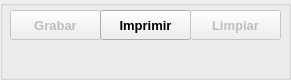
   <widget class="QGroupBox" name="groupgrabar">
    <property name="geometry">
     <rect>
      <x>10</x>
      <y>580</y>
      <width>291</width>
      <height>80</height>
     </rect>
    </property>
    <property name="title">
     <string/>
    </property>
    <widget class="QPushButton" name="btngrabar">
     <property name="enabled">
      <bool>false</bool>
     </property>
     <property name="geometry">
      <rect>
       <x>10</x>
       <y>10</y>
       <width>91</width>
       <height>30</height>
      </rect>
     </property>
     <property name="font">
      <font>
       <pointsize>10</pointsize>
       <weight>75</weight>
       <bold>true</bold>
      </font>
     </property>
     <property name="text">
      <string>Grabar</string>
     </property>
    </widget>
    <widget class="QPushButton" name="btnimprimir">
     <property name="geometry">
      <rect>
       <x>100</x>
       <y>10</y>
       <width>91</width>
       <height>30</height>
      </rect>
     </property>
     <property name="font">
      <font>
       <pointsize>10</pointsize>
       <weight>75</weight>
       <bold>true</bold>
      </font>
     </property>
     <property name="text">
      <string>Imprimir</string>
     </property>
    </widget>
    <widget class="QPushButton" name="btnlimpiar">
     <property name="enabled">
      <bool>false</bool>
     </property>
     <property name="geometry">
      <rect>
       <x>190</x>
       <y>10</y>
       <width>91</width>
       <height>30</height>
      </rect>
     </property>
     <property name="font">
      <font>
       <pointsize>10</pointsize>
       <weight>75</weight>
       <bold>true</bold>
      </font>
     </property>
     <property name="text">
      <string>Limpiar</string>
     </property>
    </widget>
   </widget>
